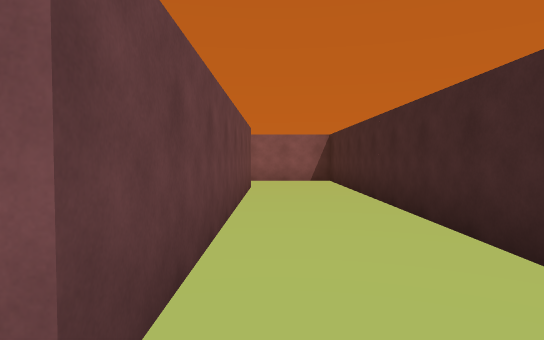
View 1 (above)

18 first-person views from a walk through a 3-D level made in the Unity game engine. The camera is 1.4 m above the floor, tilts 2° down and sees 75° across. The floor is counted in squares, 2 m on a side. Each view is taken from the middle of a square. On the plan, view 1 faces up. The plan holds only what a view shows up to about 11 squares ahead; the rest is blank. The player is left out.

View 2
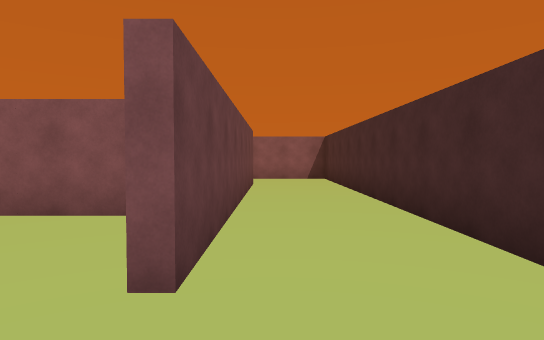

View 3
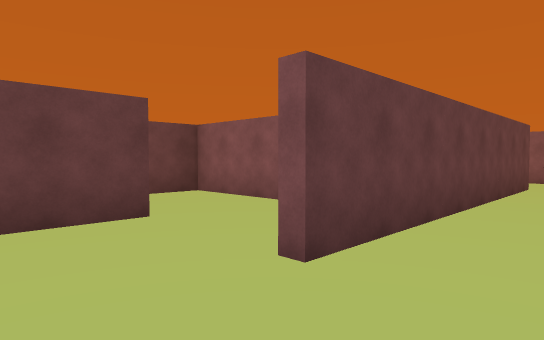

View 4
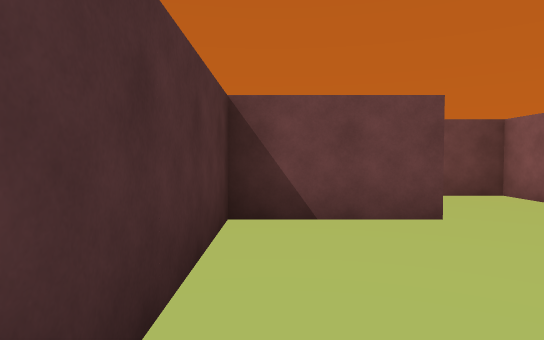

View 5
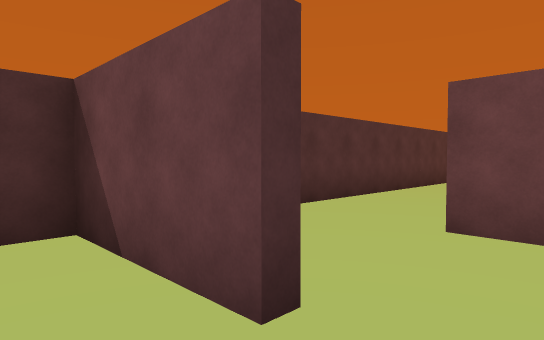

View 6
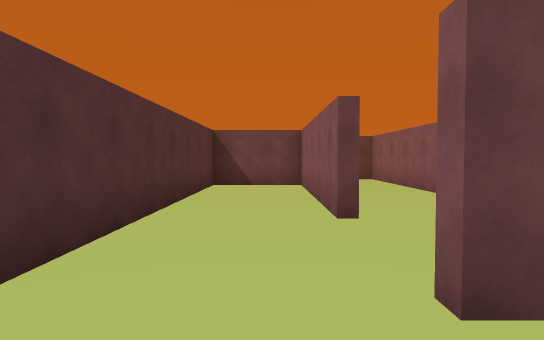

View 7
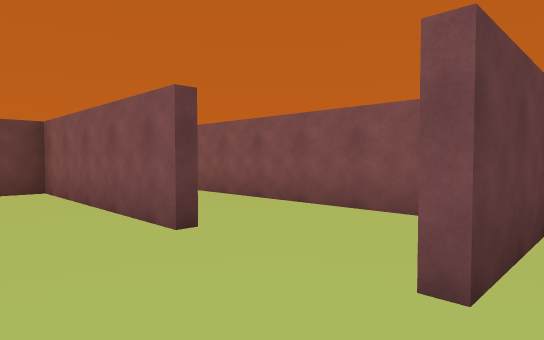

View 8
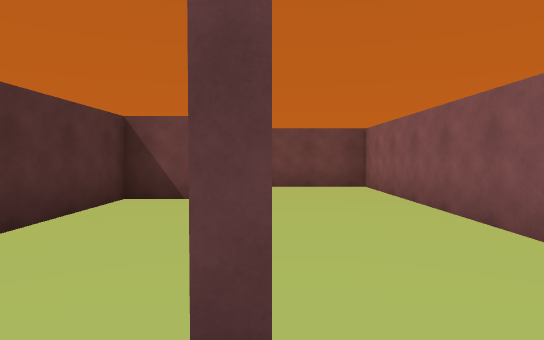

View 9
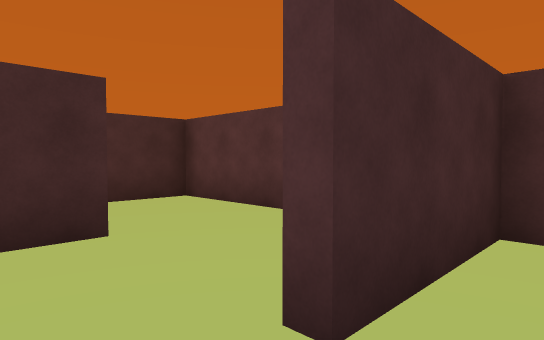

View 10
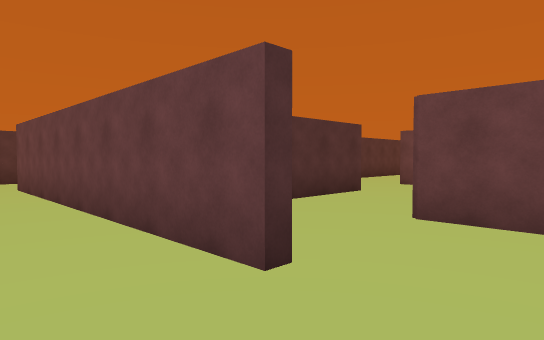

View 11
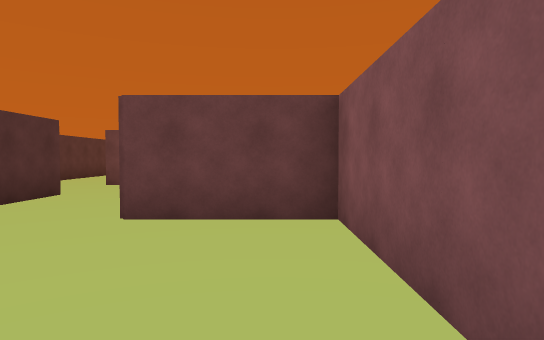

View 12
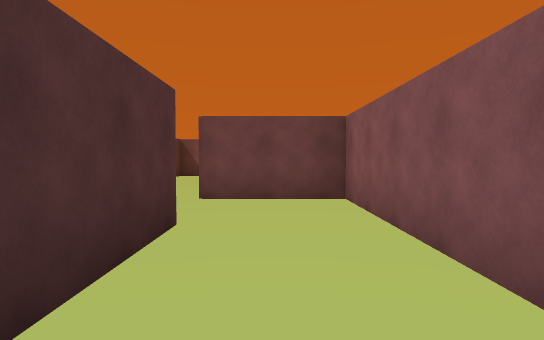

View 13
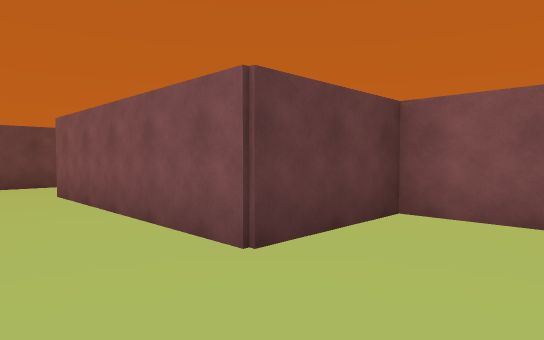

View 14
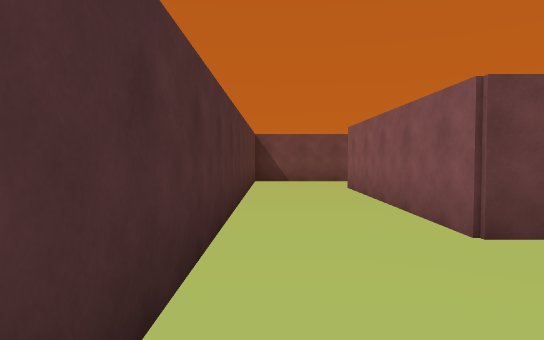

View 15
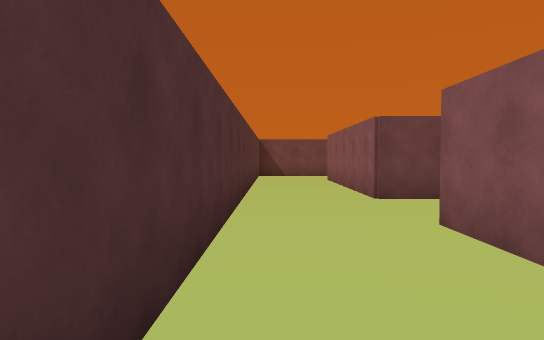

View 16
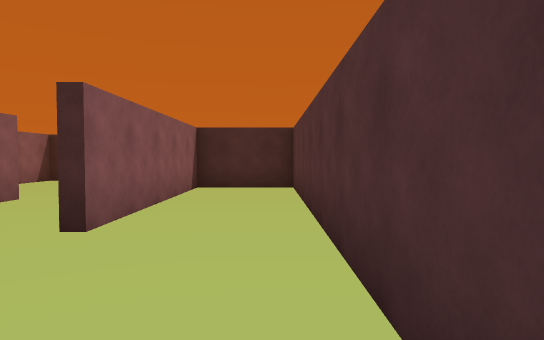

View 17
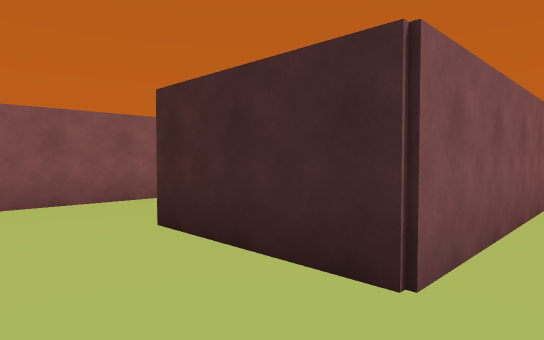

View 18
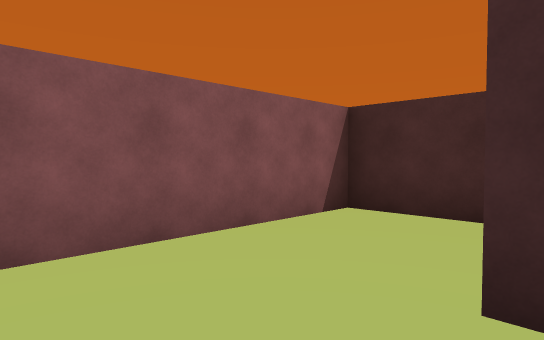

### Floor plan
Points are (right, up) in squares from view 1. A wall is a line through its corners. A room is listed if a view was taken in it or the views show most of it. See-through windows are left out.
Room 1 (views 1, 2, 3, 4, 10, 11)
walls: (-0.5, 8.5) (-0.5, 0.8); (-1.6, -1.5) (1.8, -1.5) (1.8, 10.7) (-0.6, 10.7)
ways out: opening at (-1, -0.5) to room 2; opening at (-1, 9.5) to room 8
Room 2 (view 5)
walls: (-3, 1) (-3, -1.5) (-1.6, -1.5); (-0.8, 0.8) (-0.8, 1.6); (-1.8, 3.3) (-3.5, 3.3)
ways out: opening at (-1, -0.5) to room 1; opening at (-3, 1.5) to room 3
Room 3 (views 6, 7, 9)
walls: (-3.3, -1.6) (-3.3, 1); (-3.5, 3.3) (-5.5, 3.3) (-5.5, 0.8)
ways out: opening at (-3, 1.5) to room 2; opening at (-6, -0.5) to room 7
Room 4 (view 8)
walls: (-6.8, 3.3) (-15.5, 3.3) (-15.5, 1)
ways out: opening at (-7.5, 1) to room 7; opening at (-14.5, 1)
Room 5 (view 12)
walls: (-5.8, 6) (-3.2, 6); (-3, 8.3) (-8, 8.3) (-8, 5.8)
ways out: opening at (-6.5, 6) to room 6; opening at (-2, 8) to room 8
Room 6 (views 13, 14, 15, 16, 17, 18)
walls: (-8, 5.8) (-13.2, 5.8) (-13.2, 8.5); (-15, 3.5) (-0.8, 3.5) (-0.8, 5.8) (-5.8, 5.8); (-15.5, 6.4) (-15.5, 3.5); (-13.6, 10.7) (-14.8, 10.7)
ways out: opening at (-6.5, 6) to room 5; opening at (-13, 9.5) to room 9
Room 7 (no view inside)
walls: (-8, 0.8) (-13, 0.8) (-13, -1.5) (-5.9, -1.5)
ways out: opening at (-6, -0.5) to room 3; opening at (-7.5, 1) to room 4
Room 8 (no view inside)
walls: (-0.6, 10.7) (-3, 10.7) (-3, 8.3)
ways out: opening at (-1, 9.5) to room 1; opening at (-2, 8) to room 5
Room 9 (no view inside)
walls: (-10.7, 9) (-10.7, 10.7) (-13.6, 10.7)
ways out: opening at (-13, 9.5) to room 6

Where each view was taken, in squares from view 1:
view 1: 0 up, 0 right, facing up
view 2: 1 down, 0 right, facing up
view 3: 1 down, 1 right, facing up-left
view 4: 1 down, 1 right, facing left
view 5: 2 up, 2 left, facing down-left
view 6: 0 up, 4 left, facing left
view 7: 1 down, 5 left, facing up-left
view 8: 1 up, 7 left, facing left
view 9: 2 up, 4 left, facing down-right
view 10: 10 up, 1 right, facing down-left
view 11: 10 up, 1 right, facing left
view 12: 7 up, 2 left, facing left
view 13: 4 up, 6 left, facing up-left
view 14: 4 up, 5 left, facing left
view 15: 4 up, 2 left, facing left
view 16: 4 up, 9 left, facing right
view 17: 5 up, 15 left, facing up-right
view 18: 8 up, 15 left, facing up-right
